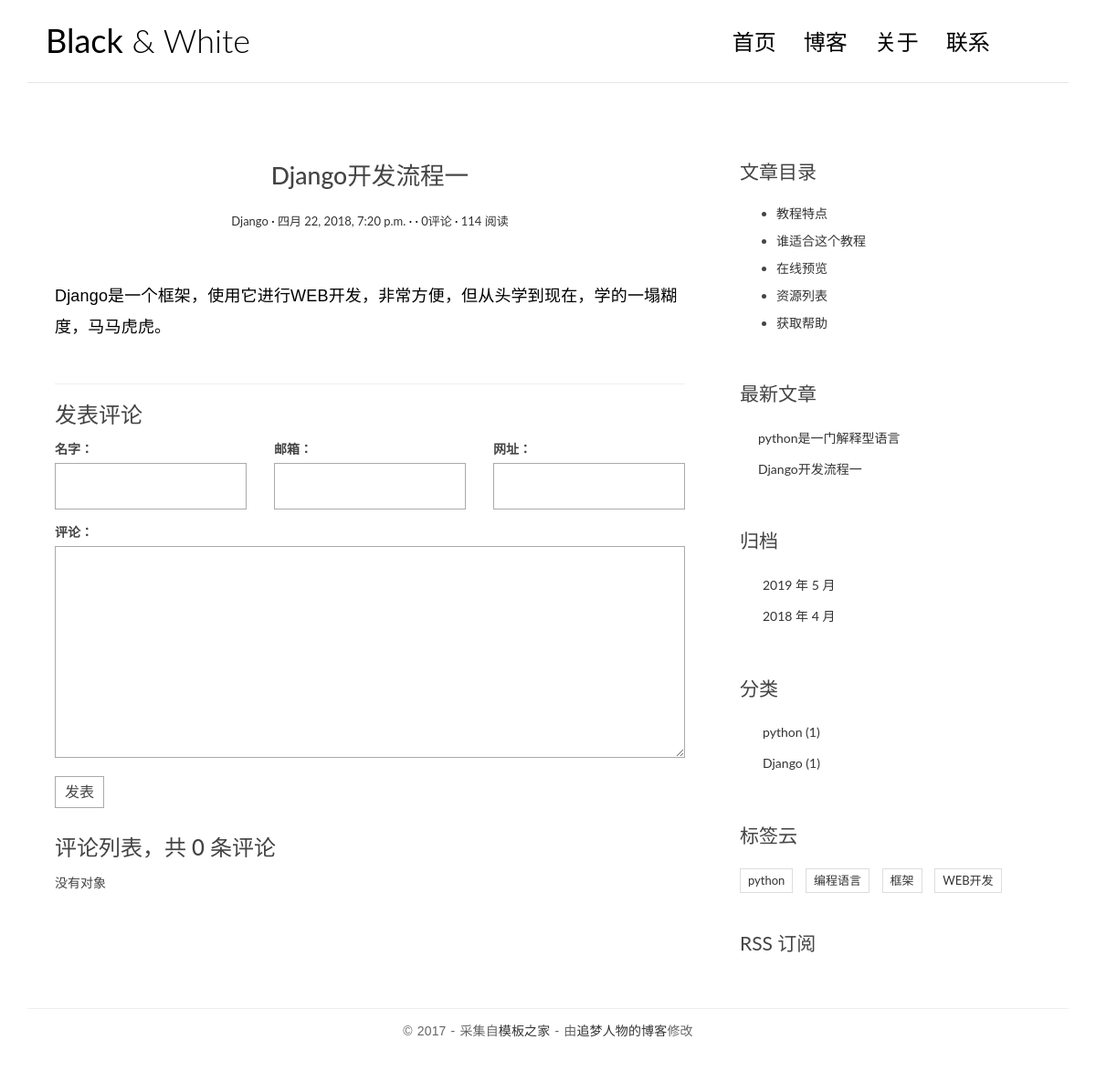
Screenshot of /single/2/ with the database file from the repository.
### boke/models.py (models this page shows)
class Article(models.Model):
    title=models.CharField(max_length=30,verbose_name='文章')
    body=models.TextField()
    creater_time=models.DateTimeField(auto_now_add=True)
    update_time=models.DateTimeField(auto_now=True)
    views=models.PositiveIntegerField(default=0)
    category = models.ForeignKey(Category,on_delete=models.CASCADE)
    tags = models.ManyToManyField(Tag)
    auth = models.ForeignKey(User,models.CASCADE)
    def __str__(self):
        return self.title
    class Meta():
        verbose_name='文章'
        verbose_name_plural=verbose_name

class Category(models.Model):
    title = models.CharField(max_length=30,verbose_name='类型')
    def __str__(self):
        return self.title
    class Meta():
        verbose_name='类型'
        verbose_name_plural=verbose_name

class Tag(models.Model):
    title = models.CharField(max_length=30,verbose_name='标签')
    def __str__(self):
        return self.title
    class Meta():
        verbose_name='标签'
        verbose_name_plural=verbose_name

### boke/views.py (the view)
# urls.py: url(r'^single/(\d+)/$',views.single,name='single'),
def single(request,id):
    article=get_object_or_404(Article,pk=id)
    article.views+=1
    article.save()
    mk=markdown.Markdown(extensions=[
        "markdown.extensions.extra",
        "markdown.extensions.codehilite",
        "markdown.extensions.toc",])
    article.body=mk.convert(article.body)
    article.toc = mk.toc
    cf = comment()
    return render(request,'single.html',locals())

### comments/forms.py
class comment(forms.Form):
    name=forms.CharField(required=True,widget=forms.TextInput(attrs={'id':'id_name'}))
    email=forms.EmailField(required=True,widget=forms.EmailInput(attrs={'id':'id_email'}))
    url=forms.URLField(widget=forms.URLInput(attrs={'id':'id_url'}))
    comment=forms.CharField(required=True,widget=forms.Textarea(attrs={'id':'id_comment'}))

### boke/templatetags/extend_fun.py (called while the page is built)
@register.simple_tag
def getlastartice(num=3):
       return Article.objects.all().order_by('-creater_time')[:num]

@register.simple_tag
def getlastmous(num=3):
    return Article.objects.dates('creater_time','month',order='DESC')[:num]

@register.simple_tag
def getleifen():
    return Category.objects.all()

@register.simple_tag
def gettag():
    return  Tag.objects.all()

### templates/single.html (shortened to what this page needs)
{% extends 'base.html' %}
{% load extend_fun %}
{% block left %}
{% if article %}
    <article class="post post-1">
                    <header class="entry-header">
                        <h1 class="entry-title">{{ article }}</h1>
                        <div class="entry-meta">
                            <span class="post-category"><a href="#">{{ article.category.title }}</a></span>
                            <span class="post-date"><a href="#"><time class="entry-date"
                                                                      datetime="2012-11-09T23:15:57+00:00">{{ article.creater_time }}</time></a></span>
                            <span class="post-author"><a href="#">{{ article.auth.title }}</a></span>
                            <span class="comments-link"><a href="#">{{ article.comment_set.count }}评论</a></span>
                            <span class="views-count"><a href="#">{{ article.views }} 阅读</a></span>
                        </div>
                    </header>
                    <div class="entry-content clearfix">
                        <p> {{ article.body|safe }}</p>
                    </div>
                </article>
    <section class="comment-area" id="comment-area">
                    <hr>
                    <h3>发表评论</h3>
                    <form action="{% url 'comments:addcomment' article.id %}" method="post" class="comment-form">
                        <div class="row">
                            <div class="col-md-4">
                                <label for="id_name">名字：</label>
                                    {{ cf.name }}
                            </div>
                            <div class="col-md-4">
                                <label for="id_email">邮箱：</label>
                                    {{ cf.email }}
                            </div>
                            <div class="col-md-4">
                                <label for="id_url">网址：</label>
                                    {{ cf.url }}
                            </div>
                            <div class="col-md-12">
                                <label for="id_comment">评论：</label>
                                {{ cf.comment }}
                                <button type="submit" class="comment-btn">发表</button>
                            </div>
                        </div>
                    </form>
                    <div class="comment-list-panel">
                        <h3>评论列表，共 <span>{{ article.comment_set.count }}</span> 条评论</h3>
                        <ul class="comment-list list-unstyled">
                                {% for i in article.comment_set.all %}
                                    <li class="comment-item">
                                <span class="nickname">{{ i.username }}</span>
                                <time class="submit-date" datetime="2012-11-09T23:15:57+00:00">{{ i.in_time }}</time>
                                <div class="text">
                                    {{ i.content }}
                                </div>
                            </li>
                                {% empty %}
                                    <li>没有对象</li>
                                {% endfor %}
                        </ul>
                    </div>
                </section>
    {% endif %}
{% endblock %}
{% block toc %}
<div class="widget widget-content">
                    <h3 class="widget-title">文章目录</h3>
                    <ul>
                        <li>
                            <a href="#">教程特点</a>
                        </li>
                        <li>
                            <a href="#">谁适合这个教程</a>
                        </li>
                        <li>
                            <a href="#">在线预览</a>
                        </li>
                        <li>
                            <a href="#">资源列表</a>
                        </li>
                        <li>
                            <a href="#">获取帮助</a>
                        </li>
                    </ul>
                </div>
{% endblock %}

### templates/base.html (shortened to what this page needs)
{% load extend_fun %}
<!DOCTYPE html>
<html lang="en">
<head>
    <link rel="stylesheet" href="/static/css/bootstrap.min.css">
    <link rel="stylesheet" href="http://code.ionicframework.com/ionicons/2.0.1/css/ionicons.min.css">
    <link rel="stylesheet" href="/static/css/pace.css">
    <link rel="stylesheet" href="/static/css/custom.css">
</head>
<body id="page">
		 <div class="container">
        <header id="site-header">
            <div class="row">
                <div class="col-md-4 col-sm-5 col-xs-8">
                    <div class="logo">
                        <h1><a href="index.html"><b>Black</b> &amp; White</a></h1>
                    </div>
                </div>
                <div class="col-md-8 col-sm-7 col-xs-4">
                    <nav class="main-nav" role="navigation">
                        <div class="collapse navbar-collapse" id="bs-example-navbar-collapse-1">
                            <ul class="nav navbar-nav navbar-right">
                                <li class="cl-effect-11"><a href="index.html" data-hover="首页">首页</a></li>
                                <li class="cl-effect-11"><a href="full-width.html" data-hover="博客">博客</a></li>
                                <li class="cl-effect-11"><a href="about.html" data-hover="关于">关于</a></li>
                                <li class="cl-effect-11"><a href="{% url 'boke:contactus' %}" data-hover="联系">联系</a></li>
                            </ul>
                        </div>
                    </nav>
                </div>
            </div>
        </header>
    </div>
    <div class="content-body">
        <div class="container">
            <div class="row">
                <main class="col-md-8">
                    {% block left %}
                    {% endblock %}
                </main>
                <aside class="col-md-4">
                    {% block toc %}
                    {% endblock %}
                    <div class="widget widget-recent-posts">
                        <h3 class="widget-title">最新文章</h3>
                        <ul>
                            {% getlastartice as lastartice %}
                            {% for i in lastartice %}
                                <li><a href="{% url 'boke:single' i.id %}">{{ i.title }}</a></li>
                            {% empty %}
                                <li>没有文章</li>
                            {% endfor %}
                        </ul>
                    </div>
                    <div class="widget widget-archives">
                        <h3 class="widget-title">归档</h3>
                        <ul>
                            {% getlastmous as lastmous %}
                            {% for i in lastmous %}
                                <li><a href="{% url 'boke:archives' i.year i.month %}">{{ i.year }} 年 {{ i.month }} 月</a></li>
                            {% empty %}
                                <li>没有数据</li>
                            {% endfor %}
                        </ul>
                    </div>
                    <div class="widget widget-category">
                        <h3 class="widget-title">分类</h3>
                        <ul>
                            {% getleifen as leifen %}
                            {% for i in leifen %}
                                <li><a href="{% url 'boke:category' i.id %}">{{ i }}<span class="post-count">  ({{ i.article_set.count }})   </span> </a></li>
                            {% empty %}
                                <li>没有数据</li>
                            {% endfor %}
                        </ul>
                    </div>
                    <div class="widget widget-tag-cloud">
                        <h3 class="widget-title">标签云</h3>
                        <ul>
                            {% gettag as tag %}
                            {% for i in tag %}
                            <li>
                                <a href="{% url 'boke:catetag' i.id %}">{{ i }}</a>
                            </li>
                            {% empty %}
                                <li>没有数据</li>
                            {% endfor %}
                        </ul>
                    </div>
                    <div class="rss">
                        <a href="{% url 'boke:rss' %}"> RSS 订阅</a>
                    </div>
                </aside>
            </div>
        </div>
    </div>
    <footer id="site-footer">
    <div class="container">
        <div class="row">
            <div class="col-md-12">
                <p class="copyright">&copy 2017 - 采集自<a href="http://www.cssmoban.com/"
                                                        target="_blank" title="模板之家">模板之家</a>
                    - 由<a href="http://zmrenwu.com/" title="网页模板" target="_blank">追梦人物的博客</a>修改
                </p>
            </div>
        </div>
    </div>
</footer>
	</body>
</html>

### static/css/custom.css (style rules this page uses)
* { outline: none; }
h1, h2, h3, h4, h5, h6 { margin-top: 0; }
b { font-weight: 400; }
a { color: #333; }
body { color: #444; font-family: 'Lato', sans-serif; }
p { font-family: 'Ubuntu', sans-serif; font-weight: 400; word-spacing: 1px; letter-spacing: 0.01em; }
#single p, #page p { margin-bottom: 25px; }
#site-header { background-color: #FFF; padding: 25px 20px; margin-bottom: 40px; border-bottom: 1px solid #e7e7e7; }
.logo h1 a { color: #000; }
.logo h1 { margin: 0; font-family: 'Lato', sans-serif; font-weight: 300; }
.main-nav { margin-top: 11px; max-width: 95%; }
.main-nav a { color: #000000 !important; padding: 0 0 5px 0 !important; margin-right: 30px; font-family: 'Lato', sans-serif; font-weight: 300; font-size: 24px; }
.cl-effect-11 a { padding: 10px 0; color: #0972b4; text-shadow: none; }
.cl-effect-11 a::before { position: absolute; top: 0; left: 0; overflow: hidden; padding: 0 0 5px 0 !important; max-width: 0; border-bottom: 1px solid #000; color: #000; content: attr(data-hover); white-space: nowrap; -webkit-transition: max-width 0.5s; -moz-transition: max-width 0.5s; transition: max-width 0.5s; }
.content-body { padding-bottom: 4em; }
.post { background: #fff; padding: 30px 30px 0; }
.entry-title { text-align: center; font-size: 1.9em; margin-bottom: 20px; line-height: 1.6; padding: 10px 20px 0; }
.entry-meta { text-align: center; color: #DDDDDD; font-size: 13px; margin-bottom: 30px; }
.entry-content { font-size: 18px; line-height: 1.9; font-weight: 300; color: #000; }
.post-category::after, .post-date::after, .post-author::after, .comments-link::after { content: ' ·'; color: #000; }
.widget { background: #fff; padding: 30px 0 0; }
.widget-title { font-size: 1.5em; margin-bottom: 20px; line-height: 1.6; padding: 10px 0 0; font-weight: 400; }
.widget-recent-posts ul { padding: 0; margin: 0; padding-left: 20px; }
.widget-recent-posts ul li { list-style-type: none; position: relative; line-height: 170%; margin-bottom: 10px; }
.widget-recent-posts ul li::before { content: '\f3d3'; font-family: "Ionicons"; position: absolute; left: -17px; top: 3px; font-size: 16px; color: #000; }
.widget-archives ul { padding: 0; margin: 0; padding-left: 25px; }
.widget-archives ul li { list-style-type: none; position: relative; line-height: 170%; margin-bottom: 10px; }
.widget-archives ul li::before { content: '\f3f3'; font-family: "Ionicons"; position: absolute; left: -25px; top: 1px; font-size: 16px; color: #000; }
.widget-category ul { padding: 0; margin: 0; padding-left: 25px; }
.widget-category ul li { list-style-type: none; position: relative; line-height: 170%; margin-bottom: 10px; }
.widget-category ul li::before { content: '\f3fe'; font-family: "Ionicons"; position: absolute; left: -25px; top: 1px; font-size: 18px; color: #000; }
.widget-tag-cloud ul { padding: 0; margin: 0; margin-right: -10px; }
.widget-tag-cloud ul li { list-style-type: none; font-size: 13px; display: inline-block; margin-right: 10px; margin-bottom: 10px; padding: 3px 8px; border: 1px solid #ddd; }
.widget-content ul li { margin-bottom: 10px; }
.rss { font-size: 21px; margin-top: 30px; }
.rss a { color: #444; }
#site-footer { padding-top: 10px; padding: 0 0 1.5em 0; }
.copyright { text-align: center; padding-top: 1em; margin: 0; border-top: 1px solid #eee; color: #666; }
.contact-form input, .comment-form input { border: 1px solid #aaa; margin-bottom: 15px; width: 100%; padding: 15px 15px; font-size: 16px; line-height: 100%; transition: 0.4s border-color linear; }
.contact-form textarea, .comment-form textarea { border: 1px solid #aaa; margin-bottom: 15px; width: 100%; padding: 15px 15px; font-size: 16px; line-height: 20px !important; min-height: 183px; transition: 0.4s border-color linear; }
.comment-area { padding: 0 30px 0; }
.comment-form { margin-top: 15px; }
.comment-form .comment-btn { background-color: #fff; border: 1px solid #aaa; font-size: 16px; padding: 5px 10px; }
.comment-list-panel { margin-top: 30px; }
.comment-list { margin-top: 15px; }

### rows the page displays
Article: title "Django开发流程一", category "Django", creater_time "四月 22, 2018, 7:20 p.m.", comment_set.count "0", views "114", body "Django是一个框架，使用它进行WEB开发，非常方便，但从头学到现在，学的一塌糊度，马马虎虎。"
Article: title "python是一门解释型语言"
Category: title "python", article_set.count "1"
Category: title "Django", article_set.count "1"
Tag: title "python"
Tag: title "编程语言"
Tag: title "框架"
Tag: title "WEB开发"

### other values shown
{{ i.year }} "2019" "2018"
{{ i.month }} "5" "4"
